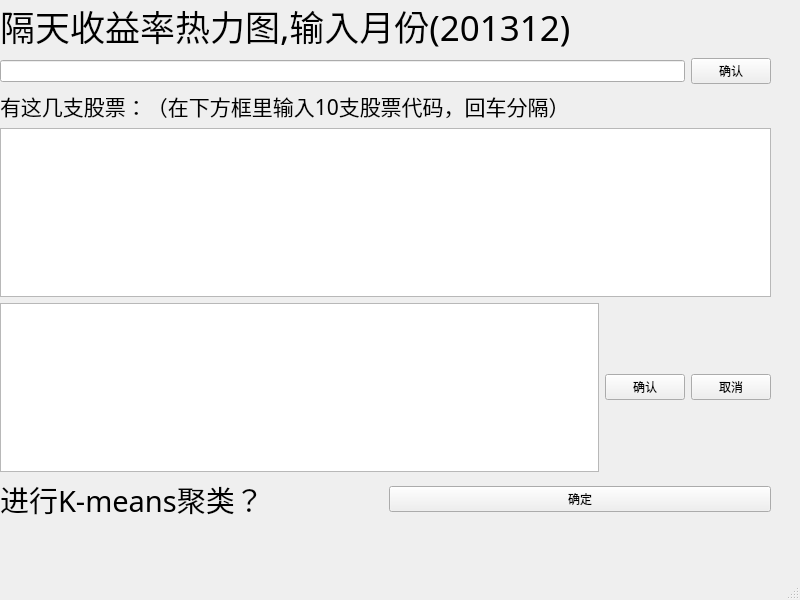
<?xml version="1.0" encoding="UTF-8"?>
<ui version="4.0">
 <class>MainWindow</class>
 <widget class="QMainWindow" name="MainWindow">
  <property name="geometry">
   <rect>
    <x>0</x>
    <y>0</y>
    <width>800</width>
    <height>600</height>
   </rect>
  </property>
  <property name="windowTitle">
   <string>MainWindow</string>
  </property>
  <widget class="QWidget" name="centralwidget">
   <widget class="QWidget" name="verticalLayoutWidget">
    <property name="geometry">
     <rect>
      <x>0</x>
      <y>0</y>
      <width>771</width>
      <height>521</height>
     </rect>
    </property>
    <layout class="QVBoxLayout" name="verticalLayout">
     <item>
      <widget class="QLabel" name="label_2">
       <property name="font">
        <font>
         <family>微软雅黑</family>
         <pointsize>26</pointsize>
        </font>
       </property>
       <property name="text">
        <string>隔天收益率热力图,输入月份(201312)</string>
       </property>
      </widget>
     </item>
     <item>
      <layout class="QHBoxLayout" name="horizontalLayout">
       <item>
        <widget class="QLineEdit" name="inputLineEdit"/>
       </item>
       <item>
        <widget class="QPushButton" name="firstCommitButton">
         <property name="text">
          <string>确认</string>
         </property>
        </widget>
       </item>
      </layout>
     </item>
     <item>
      <widget class="QLabel" name="label">
       <property name="font">
        <font>
         <family>微软雅黑</family>
         <pointsize>16</pointsize>
        </font>
       </property>
       <property name="text">
        <string>有这几支股票：（在下方框里输入10支股票代码，回车分隔）</string>
       </property>
      </widget>
     </item>
     <item>
      <widget class="QTextEdit" name="outputTextEdit"/>
     </item>
     <item>
      <layout class="QHBoxLayout" name="horizontalLayout_2">
       <item>
        <widget class="QTextEdit" name="inputTextEdit"/>
       </item>
       <item>
        <widget class="QPushButton" name="secondCommitButton">
         <property name="text">
          <string>确认</string>
         </property>
        </widget>
       </item>
       <item>
        <widget class="QPushButton" name="cancelButton">
         <property name="text">
          <string>取消</string>
         </property>
        </widget>
       </item>
      </layout>
     </item>
     <item>
      <layout class="QHBoxLayout" name="horizontalLayout_3">
       <item>
        <widget class="QLabel" name="label_3">
         <property name="font">
          <font>
           <family>微软雅黑</family>
           <pointsize>22</pointsize>
          </font>
         </property>
         <property name="text">
          <string>进行K-means聚类？</string>
         </property>
        </widget>
       </item>
       <item>
        <widget class="QPushButton" name="thirdCommitButton">
         <property name="text">
          <string>确定</string>
         </property>
        </widget>
       </item>
      </layout>
     </item>
    </layout>
   </widget>
  </widget>
  <widget class="QMenuBar" name="menubar">
   <property name="geometry">
    <rect>
     <x>0</x>
     <y>0</y>
     <width>800</width>
     <height>21</height>
    </rect>
   </property>
  </widget>
  <widget class="QStatusBar" name="statusbar"/>
 </widget>
 <resources/>
 <connections/>
</ui>
